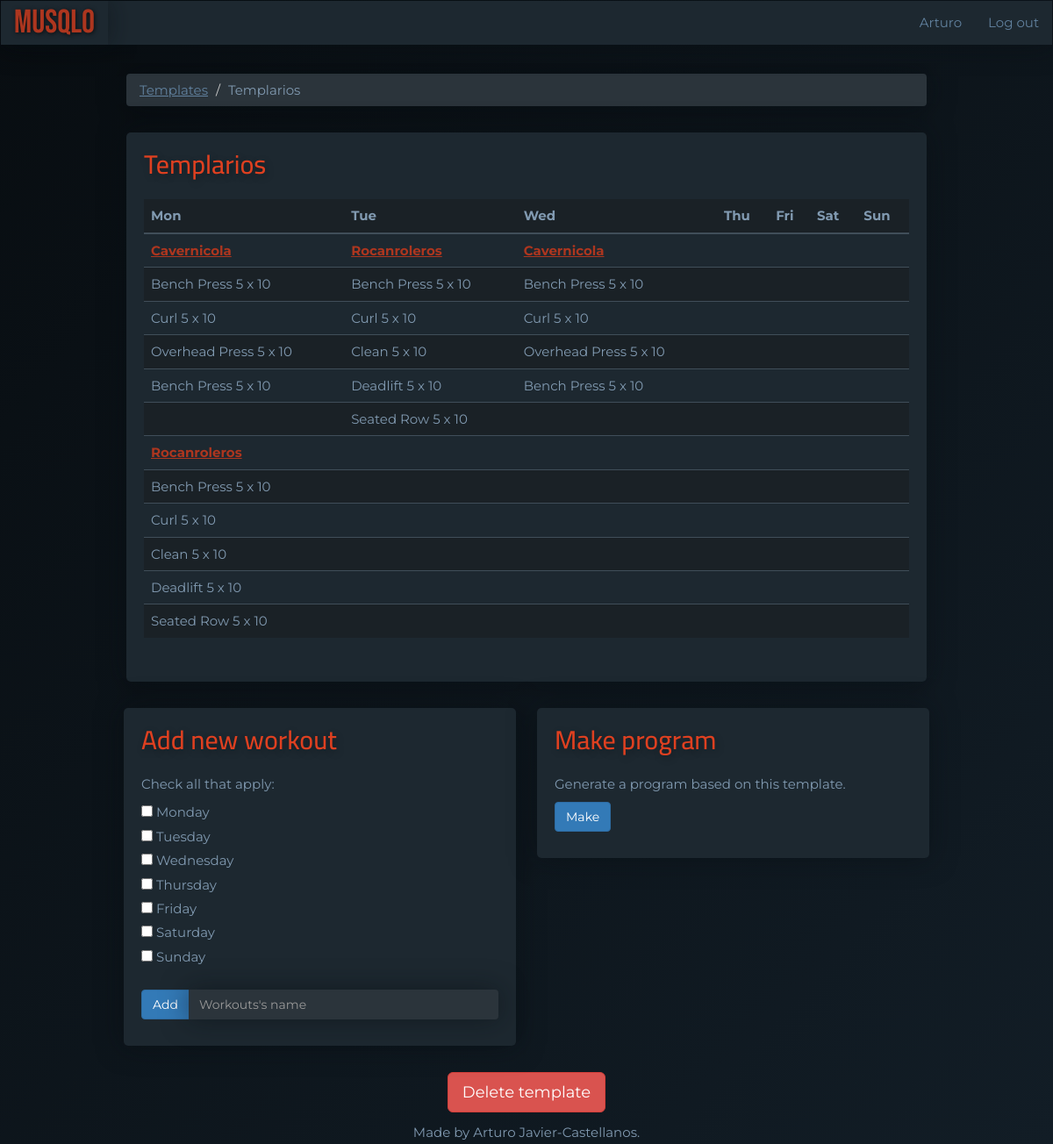
The page /program-templates/1 (signed in) on the database its author committed.
### main.py (models this page shows)
class User(UserMixin, db.Model):
    __tablename__ = "users"
    id = Column(Integer, primary_key=True)
    email = Column(String(100), unique=True)
    password = Column(String(100))
    name = Column(String(100))
    program_templates = relationship("ProgramTemplate", back_populates="user")
    programs = relationship("Program", back_populates="user")

class ProgramTemplate(db.Model):
    __tablename__ = "programTemplates"
    id = Column(Integer, primary_key=True)
    user_id = Column(Integer, ForeignKey("users.id"))
    user = relationship("User", back_populates="program_templates")
    name = Column(String(250), nullable=False)
    workout_templates = relationship("WorkoutTemplate", back_populates="parent_program_template")

class WorkoutTemplate(db.Model):
    __tablename__ = "workoutTemplates"
    id = Column(Integer, primary_key=True)
    name = Column(String(250), nullable=False)
    program_template_id = Column(Integer, ForeignKey("programTemplates.id"))
    parent_program_template = relationship("ProgramTemplate", back_populates="workout_templates")
    exercise_templates = relationship("ExerciseTemplate", back_populates="parent_workout_template")
    days = relationship('Day',
                        secondary="workoutdays",
                        back_populates="workout_templates")

class Day(db.Model):
    __tablename__ = "days"
    id = Column(Integer, primary_key=True)
    name = Column(String(200), nullable=False)
    workout_templates = relationship('WorkoutTemplate',
                                     secondary="workoutdays",
                                     back_populates="days")

### main.py (the view, shortened to what this page needs)
@app.route("/program-templates/<int:program_template_id>", methods=["GET", "POST"])
@protect_program_template
def show_program_template(program_template_id):
    current_program_template = ProgramTemplate.query.get(program_template_id)
    daily_workouts = []
    most_workouts_in_one_day = 0
    for day_id in range(1, 8):
        day = Day.query.get(day_id)
        workouts = [workout_template for workout_template in current_program_template.workout_templates if day in workout_template.days]
        daily_workouts.append(workouts)
        if len(workouts) > most_workouts_in_one_day:
            most_workouts_in_one_day = len(workouts)
    workout_layers = []
    for num in range(most_workouts_in_one_day):
        workout_layer = []
        for workouts in daily_workouts:
            try:
                new_workout = workouts[num]
            except IndexError:
                workout_layer.append(0)
            else:
                workout_layer.append(new_workout)
        workout_layers.append(workout_layer)
    exercise_layers = []
    for workout_layer in workout_layers:
        most_exercises_in_layer = 0
        for element in workout_layer:
            if isinstance(element, WorkoutTemplate):
                if len(element.exercise_templates) > most_exercises_in_layer:
                    most_exercises_in_layer = len(element.exercise_templates)
        exercise_layer = []
        for row_number in range(most_exercises_in_layer):
            row = []
            for day_number in range(7):
                element = workout_layer[day_number]
                if isinstance(element, WorkoutTemplate):
                    try:
                        new_exercise = element.exercise_templates[row_number]
                    except IndexError:
                        row.append(0)
                    else:
                        row.append(f"{new_exercise.type} {len(new_exercise.set_templates)} x {new_exercise.set_templates[0].reps}")
                else:
                    row.append(0)
            exercise_layer.append(row)
        exercise_layers.append(exercise_layer)
    new_workout_form = NewWorkoutForm()
    return render_template("show-program-template.html",
                           form=new_workout_form,
                           template=current_program_template,
                           workout_layers=workout_layers,
                           exercise_layers=exercise_layers
                           )

### forms.py
class NewWorkoutForm(FlaskForm):
    name = StringField("Workout's name", validators=[DataRequired()])
    days = MultiCheckboxField(
        "Days of the week",
        choices=[
                ('1', 'Monday'),
                ('2', 'Tuesday'),
                ('3', 'Wednesday'),
                ('4', 'Thursday'),
                ('5', 'Friday'),
                ('6', 'Saturday'),
                ('7', 'Sunday'),
            ],
        validators=[DataRequired()])
    add = SubmitField("Add")

### main.py (called while the page is built)
@login_manager.user_loader
def load_user(user_id):
    try:
        return User.query.get(int(user_id))
    except ValueError:
        return None

def protect_program_template(f):
    @wraps(f)
    def decorated_function(program_template_id, *args, **kwargs):
        requested_program_template = ProgramTemplate.query.get(program_template_id)
        if requested_program_template.user_id != current_user.id:
            return abort(403)
        return f(program_template_id, *args, **kwargs)
    return decorated_function

### templates/show-program-template.html (shortened to what this page needs)
{% extends 'bootstrap/base.html' %}
{% block content %}
{% include "header.html" %}
<ol class="breadcrumb">
  <li><a href="{{url_for('dashboard')}}">Templates</a></li>
  <li class="active">{{ template.name }}</li>
</ol>
<div class="card">
    <h2 class="card-title">{{ template.name }}</h2>
    <div class="table-responsive">
    <table class="table">
        <thead>
            <tr>
                <th>Mon</th>
                <th>Tue</th>
                <th>Wed</th>
                <th>Thu</th>
                <th>Fri</th>
                <th>Sat</th>
                <th>Sun</th>
            </tr>
        </thead>
        <tbody>
        {% for n in range(workout_layers|length):%}
            <tr>
                {% for element in workout_layers[n]: %}
                    {% if element is integer: %}
                        <td></td>
                    {% else: %}
                        <td><a href=" {{ url_for('show_workout_template', workout_template_id=element.id) }}"><b>{{element.name}}</b></a></td>
                    {% endif %}
                {% endfor %}
            </tr>
            {% for row in exercise_layers[n]:%}
                <tr>
                    {% for cell in row %}
                         {% if cell is integer: %}
                            <td></td>
                        {% else: %}
                            <td>{{cell}}</td>
                        {% endif %}
                    {% endfor %}
                </tr>
            {% endfor %}
        {% endfor %}
        </tbody>
    </table>
    </div>
</div>
    <div class="row">
        <div class="col-lg-6">
            <div class="card">
                 <h2 class="card-title">Add new workout</h2>
                    <form action="" method="post" role="form">
                    <p>Check all that apply:</p>
                    {% for choice in form.days %}
                        {{ choice(class="form-check-input") }}
                        {{ choice.label(class="form-check-label") }}
                    {% endfor %}
                    <div class="input-group">
                        <span class="input-group-btn">
                        {{ form.add(class_="btn btn-primary") }}
                        </span>
                        {{ form.name(class_="form-control", placeholder="Workouts's name") }}
                    </div>
                    </form>
            </div>
        </div>
        <div class="col-lg-6">
            <div class="card">
                <h2 class="card-title">Make program</h2>
                <p>Generate a program based on this template.</p>
                <a class="btn btn-primary" href="{{url_for('make_program', program_template_id=template.id)}}">Make</a>
            </div>
        </div>
    </div>
    <div class="text-center">
        <a href="{{url_for('delete_program_template', program_template_id=template.id)}}" class="btn btn-danger btn-lg" role="button">Delete template</a>
    </div>
{% include "footer.html" %}
{% endblock %}

### templates/header.html (shortened to what this page needs)
<!DOCTYPE html>
<html lang="en">
<head>
    <link href="{{ url_for('static', filename='css/styles.css')}}" rel="stylesheet">
</head>
<body>
<div id="wrap">
<nav class="navbar navbar-inverted" role="navigation">
  <div class="navbar-header">
    <a class="navbar-brand" href="{{url_for('home')}}">MUSQLO</a>
  </div>
  <div class="collapse navbar-collapse" id="navbar-links">
  <ul class="nav navbar-nav navbar-right">
    {% if current_user.is_authenticated: %}
    <li><a href="{{url_for('user')}}">{{ current_user.name }}</a></li>
    <li><a href="{{url_for('logout')}}">Log out</a></li>
    {% else: %}
    <li><a href="{{ url_for('home',_anchor='login') }}">Log in</a></li>
    <li><a href="{{ url_for('register') }}">Register</a></li>
    {% endif %}
  </ul>
  </div>
</nav>
<div id="main">
<div class="container-fluid">

### templates/footer.html
</div>
</div>
</div>
<div class="text-center" id="footer">
	<p>Made by Arturo Javier-Castellanos.</p>
</div>
</body>
</html>

### static/css/styles.css (style rules this page uses)
body { font-family: 'Montserrat', sans-serif; font-size: 1.5rem; color: #819ab1; background: linear-gradient(to bottom right, #080d11, #121d26) fixed; }
.container-fluid { padding: 1% 12%; }
.card { background-color: #1d2830; border-radius: 5px; box-shadow: 0px 0 30px rgba(8, 13, 17, 0.5); padding: 0 20px 30px; margin-bottom: 30px; }
.breadcrumb { background-color: #2b343b; box-shadow: 0px 0 30px rgba(8, 13, 17, 0.5); margin-bottom: 30px; }
.breadcrumb > .active { font-family: 'Montserrat', sans-serif; color: #819ab1; }
.breadcrumb a { color: #61819e; text-decoration: underline; }
.card-title { font-family: 'Cairo', sans-serif; font-size: 3rem; color: #df4020; padding: 20px 0 15px; margin: 0 0 8px 0; text-shadow: 2px 3px 8px rgba(0, 0, 0, .3); }
.col-lg-6 { padding: 0 12px; }
label { font-weight: 400; }
.form-control { color: #819ab1; background-color: #2b343b; border: 0; box-shadow: 0px 0 30px rgba(8, 13, 17, 0.5); }
.navbar-collapse { font-family: 'Montserrat', sans-serif; background-color: #1d2830; box-shadow: 0px 0 30px rgba(8, 13, 17, 0.5); }
.navbar-collapse a { color: #61819e; }
.navbar-header { font-family: 'Montserrat', sans-serif; background-color: #1d2830; box-shadow: 0px 0 30px rgba(8, 13, 17, 0.5); }
.navbar-header a { color: #61819e; }
.navbar-inverted > .navbar-header > .navbar-brand { font-family: 'Bebas Neue', cursive; color: #ad361f; font-size: 2.5em; text-shadow: 1px 1px 5px rgba(0, 0, 0, .7); }
.table tr:nth-child(even) td { background-color: #1a2126; }
.table > thead > tr > th { background-color: #1a2126; border-bottom: 2px solid #404e59; border-top: 0; }
.table > tbody > tr > td { border-color: #404e59; }
.table a { color: #ad361f; text-decoration: underline; }
html, body { height: 100%; }
#wrap { min-height: 100%; }
#main { overflow:auto; padding-bottom: 2%; }
#footer { position: relative; margin-top: -2%; height: 2%; clear:both; }

### rows shown on the page
User: name "Arturo"
ProgramTemplate: name "Templarios"
WorkoutTemplate: name "Cavernicola"
WorkoutTemplate: name "Rocanroleros"
Day: label "Monday"
Day: label "Tuesday"
Day: label "Wednesday"
Day: label "Thursday"
Day: label "Friday"
Day: label "Saturday"
Day: label "Sunday"

### other values the page prints
{{ cell }} "Bench Press 5 x 10" "Bench Press 5 x 10" "Bench Press 5 x 10" "Curl 5 x 10" "Curl 5 x 10" "Curl 5 x 10" "Overhead Press 5 x 10" "Clean 5 x 10" "Overhead Press 5 x 10" "Bench Press 5 x 10" "Deadlift 5 x 10" "Bench Press 5 x 10" "Seated Row 5 x 10" "Bench Press 5 x 10" "Curl 5 x 10" "Clean 5 x 10" "Deadlift 5 x 10" "Seated Row 5 x 10"
